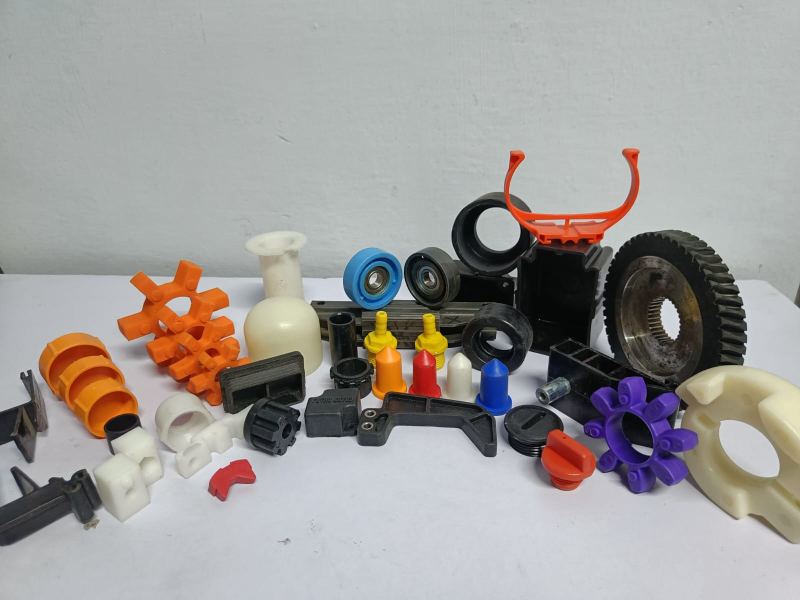
#> input picture WhatsApp Image 2026-11-13 at 2.03.02 PM.jpeg, 1600 x 1200 px, found by its file name (shown at 1/2 size)
$ python check_cover.py
#> lines starting #> are read from the running program, lines starting #| are printed output that depends on the picture
import cv2
import numpy as np
from PIL import Image

im = Image.open('WhatsApp Image 2026-11-13 at 2.03.02 PM.jpeg')
#> im is the input picture: PIL image 1600x1200 RGB; mean R, G, B 158.8, 155.5, 152.9
w, h = im.size
#> w = 1600; h = 1200

# In WhatsApp Image 2026-11-13 at 2.03.02 PM.jpeg:
# Let's inspect coordinates (900, 220, 1300, 560):
cover = im.crop((920, 240, 1320, 540))
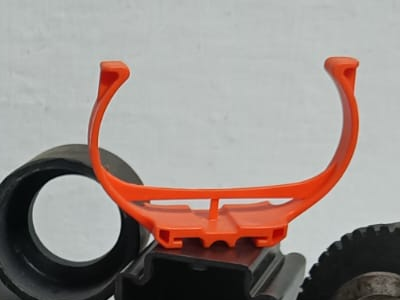
#> cover: PIL image 400x300 RGB; mean R, G, B 154, 142.4, 137.6
cover.save('assets/inspect_master/cover_detail.jpg')

# Let's also check if there is an optical cover in WhatsApp Image 2026-11-13 at 2.02.58 PM (1).jpeg, etc.
print('Cover crop size:', cover.size)
#| Cover crop size: (400, 300)

$ run again, with WhatsApp Image 2026-11-13 at 2.02.58 PM.jpeg copied over WhatsApp Image 2026-11-13 at 2.03.02 PM.jpeg
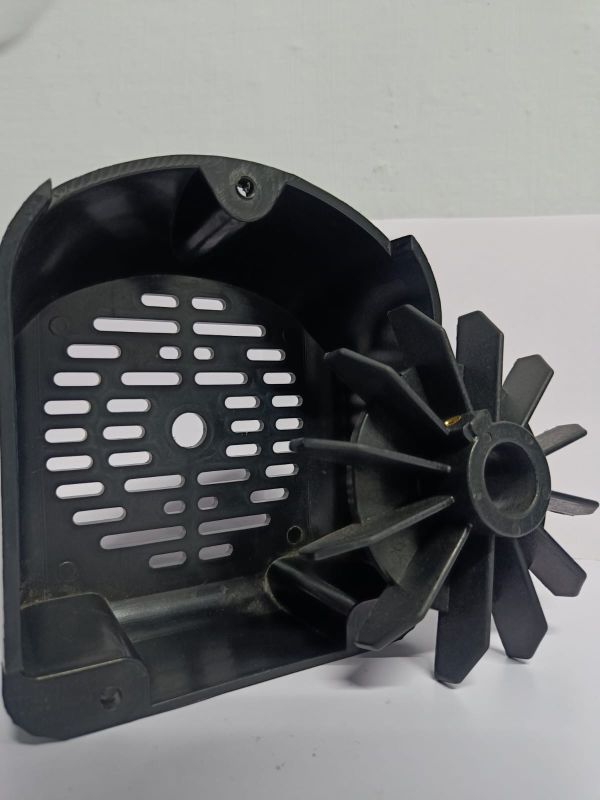
#> input picture WhatsApp Image 2026-11-13 at 2.02.58 PM.jpeg, 1200 x 1600 px, found by its file name (shown at 1/2 size)
#> im is the input picture: PIL image 1200x1600 RGB; mean R, G, B 110.9, 112, 112.5
#> `cover = im.crop((920, 240, 1320, 540))`:
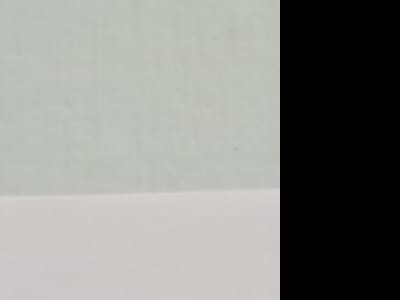
#> cover: PIL image 400x300 RGB; mean R, G, B 136.7, 136.7, 133.9
#| Cover crop size: (400, 300)

$ run again, with WhatsApp Image 2026-11-13 at 2.02.59 PM.jpeg copied over WhatsApp Image 2026-11-13 at 2.03.02 PM.jpeg
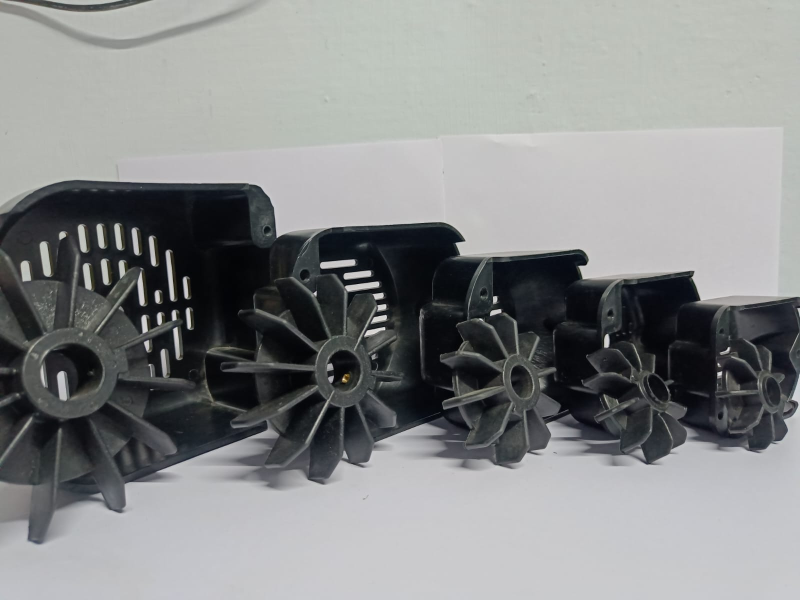
#> input picture WhatsApp Image 2026-11-13 at 2.02.59 PM.jpeg, 1600 x 1200 px, found by its file name (shown at 1/2 size)
#> im is the input picture: PIL image 1600x1200 RGB; mean R, G, B 135.6, 137.4, 137.7
#> `cover = im.crop((920, 240, 1320, 540))`:
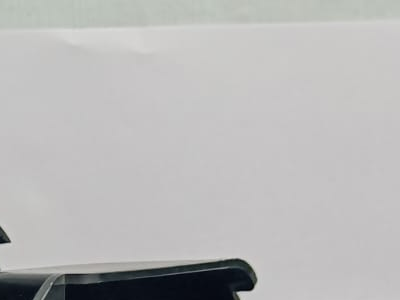
#> cover: PIL image 400x300 RGB; mean R, G, B 185.5, 185, 184.9
#| Cover crop size: (400, 300)

$ run again, with WhatsApp Image 2026-11-13 at 2.03.00 PM.jpeg copied over WhatsApp Image 2026-11-13 at 2.03.02 PM.jpeg
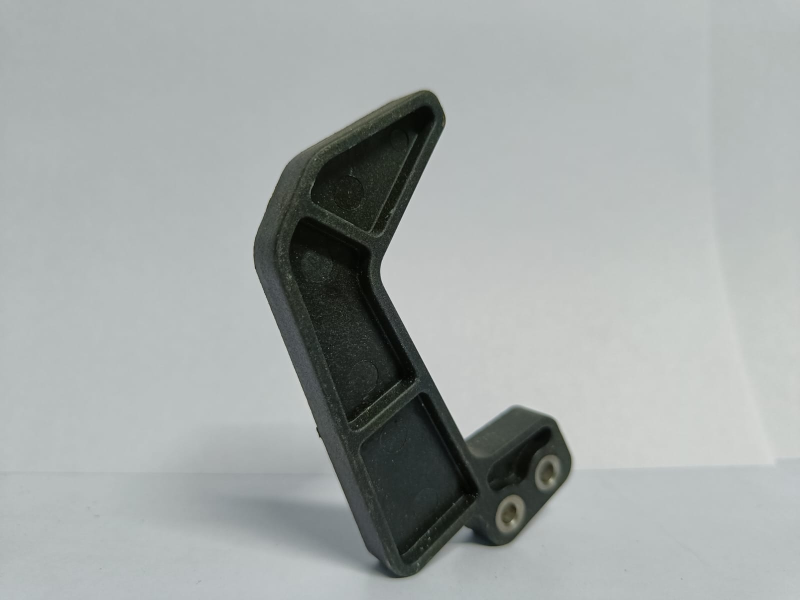
#> input picture WhatsApp Image 2026-11-13 at 2.03.00 PM.jpeg, 1600 x 1200 px, found by its file name (shown at 1/2 size)
#> im is the input picture: PIL image 1600x1200 RGB; mean R, G, B 163.1, 168.4, 167.2
#> `cover = im.crop((920, 240, 1320, 540))`:
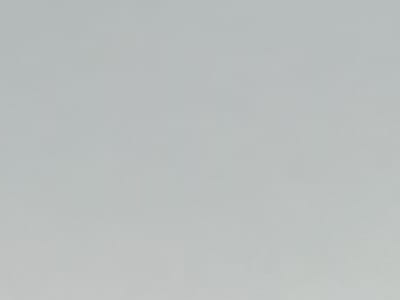
#> cover: PIL image 400x300 RGB; mean R, G, B 186.6, 191.2, 190.6
#| Cover crop size: (400, 300)
